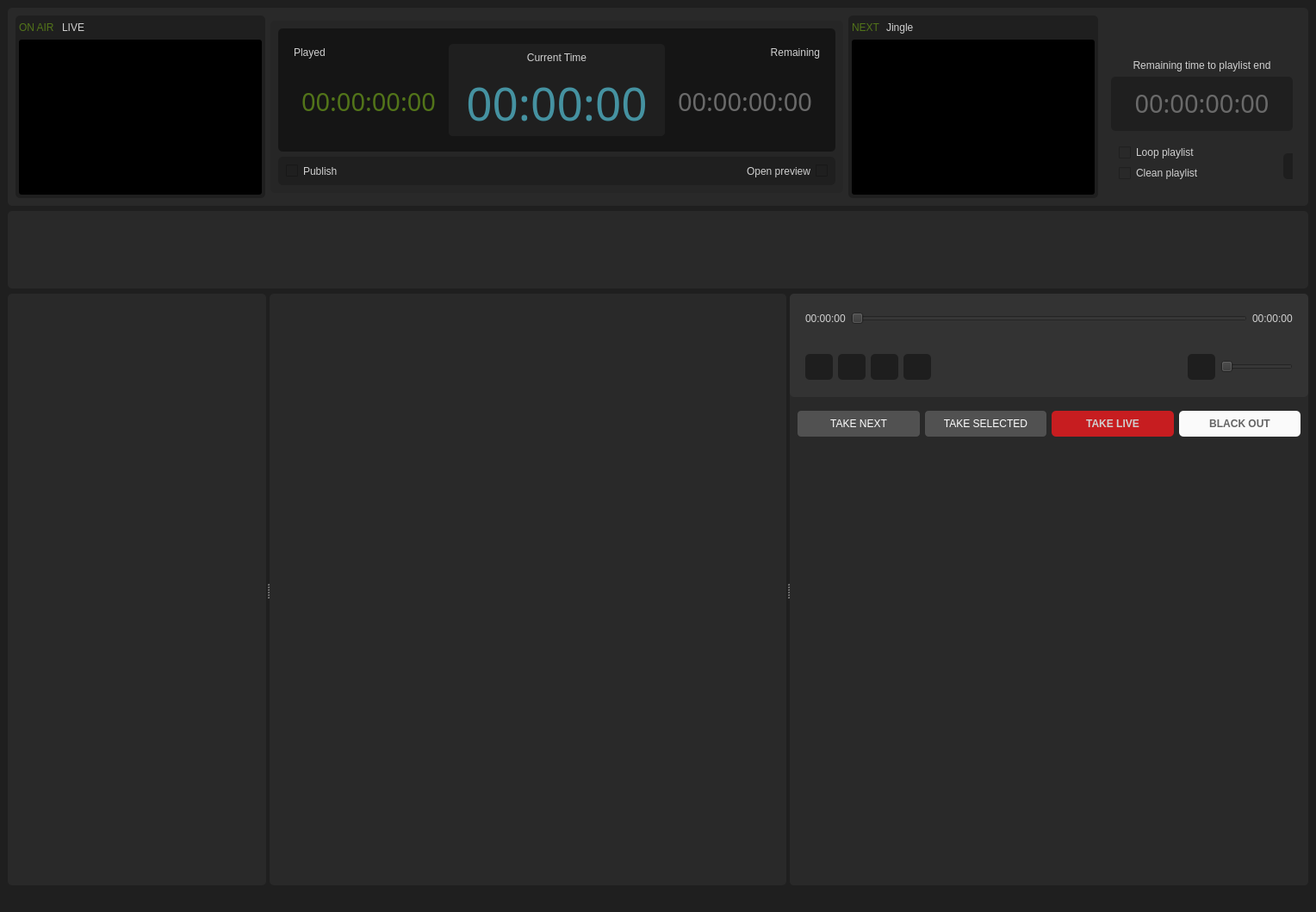
<?xml version="1.0" encoding="UTF-8"?>
<ui version="4.0">
 <class>MainWindow</class>
 <widget class="QMainWindow" name="MainWindow">
  <property name="geometry">
   <rect>
    <x>0</x>
    <y>0</y>
    <width>1528</width>
    <height>1059</height>
   </rect>
  </property>
  <property name="windowTitle">
   <string>MainWindow</string>
  </property>
  <property name="styleSheet">
   <string notr="true">background-color: rgb(31, 31, 31);
color: rgb(208, 208, 208);
border-radius: 5px;</string>
  </property>
  <widget class="QWidget" name="centralwidget">
   <layout class="QVBoxLayout" name="verticalLayout_10">
    <item>
     <widget class="QFrame" name="frame_2">
      <property name="minimumSize">
       <size>
        <width>1080</width>
        <height>230</height>
       </size>
      </property>
      <property name="maximumSize">
       <size>
        <width>16777215</width>
        <height>230</height>
       </size>
      </property>
      <property name="styleSheet">
       <string notr="true">background-color: rgb(41, 41, 41);</string>
      </property>
      <property name="frameShape">
       <enum>QFrame::Shape::StyledPanel</enum>
      </property>
      <property name="frameShadow">
       <enum>QFrame::Shadow::Raised</enum>
      </property>
      <layout class="QHBoxLayout" name="horizontalLayout">
       <item>
        <widget class="QWidget" name="widget_5" native="true">
         <property name="minimumSize">
          <size>
           <width>290</width>
           <height>164</height>
          </size>
         </property>
         <property name="maximumSize">
          <size>
           <width>290</width>
           <height>16777215</height>
          </size>
         </property>
         <property name="styleSheet">
          <string notr="true">background-color: rgb(31, 31, 31);
</string>
         </property>
         <layout class="QVBoxLayout" name="verticalLayout_28">
          <property name="leftMargin">
           <number>4</number>
          </property>
          <property name="topMargin">
           <number>4</number>
          </property>
          <property name="rightMargin">
           <number>4</number>
          </property>
          <property name="bottomMargin">
           <number>4</number>
          </property>
          <item>
           <widget class="QWidget" name="widget_15" native="true">
            <property name="maximumSize">
             <size>
              <width>16777215</width>
              <height>20</height>
             </size>
            </property>
            <widget class="QLabel" name="label_14">
             <property name="geometry">
              <rect>
               <x>0</x>
               <y>0</y>
               <width>41</width>
               <height>20</height>
              </rect>
             </property>
             <property name="minimumSize">
              <size>
               <width>0</width>
               <height>0</height>
              </size>
             </property>
             <property name="maximumSize">
              <size>
               <width>16777215</width>
               <height>20</height>
              </size>
             </property>
             <property name="styleSheet">
              <string notr="true">color: rgb(82, 116, 25);</string>
             </property>
             <property name="text">
              <string>ON AIR</string>
             </property>
            </widget>
            <widget class="QLabel" name="ongoing_title">
             <property name="geometry">
              <rect>
               <x>50</x>
               <y>0</y>
               <width>221</width>
               <height>20</height>
              </rect>
             </property>
             <property name="minimumSize">
              <size>
               <width>0</width>
               <height>20</height>
              </size>
             </property>
             <property name="maximumSize">
              <size>
               <width>221</width>
               <height>20</height>
              </size>
             </property>
             <property name="text">
              <string>LIVE</string>
             </property>
            </widget>
           </widget>
          </item>
          <item>
           <widget class="QGroupBox" name="video_live">
            <property name="minimumSize">
             <size>
              <width>282</width>
              <height>180</height>
             </size>
            </property>
            <property name="styleSheet">
             <string notr="true">background-color: rgb(0, 0, 0);border-radius: 3px;</string>
            </property>
            <property name="title">
             <string/>
            </property>
           </widget>
          </item>
         </layout>
        </widget>
       </item>
       <item>
        <widget class="QFrame" name="frame_7">
         <property name="minimumSize">
          <size>
           <width>600</width>
           <height>0</height>
          </size>
         </property>
         <property name="maximumSize">
          <size>
           <width>16777215</width>
           <height>200</height>
          </size>
         </property>
         <property name="autoFillBackground">
          <bool>false</bool>
         </property>
         <property name="styleSheet">
          <string notr="true">background-color: rgb(38, 38, 38);</string>
         </property>
         <property name="frameShape">
          <enum>QFrame::Shape::StyledPanel</enum>
         </property>
         <property name="frameShadow">
          <enum>QFrame::Shadow::Raised</enum>
         </property>
         <layout class="QVBoxLayout" name="verticalLayout_16">
          <item>
           <widget class="QWidget" name="widget_18" native="true">
            <property name="maximumSize">
             <size>
              <width>16777215</width>
              <height>16777215</height>
             </size>
            </property>
            <property name="styleSheet">
             <string notr="true">background-color: rgb(21, 21, 21);</string>
            </property>
            <layout class="QVBoxLayout" name="verticalLayout_32">
             <item>
              <widget class="QWidget" name="widget_8" native="true">
               <property name="styleSheet">
                <string notr="true"/>
               </property>
               <layout class="QHBoxLayout" name="horizontalLayout_8">
                <item>
                 <layout class="QVBoxLayout" name="verticalLayout_17">
                  <item>
                   <widget class="QLabel" name="label_10">
                    <property name="maximumSize">
                     <size>
                      <width>16777215</width>
                      <height>20</height>
                     </size>
                    </property>
                    <property name="text">
                     <string>Played</string>
                    </property>
                   </widget>
                  </item>
                  <item>
                   <widget class="QWidget" name="widget_11" native="true">
                    <property name="styleSheet">
                     <string notr="true">background-color: rgb(21, 21, 21);</string>
                    </property>
                    <layout class="QVBoxLayout" name="verticalLayout_4">
                     <item>
                      <widget class="QLabel" name="played_time_label">
                       <property name="font">
                        <font>
                         <family>Digital Dismay</family>
                         <pointsize>22</pointsize>
                        </font>
                       </property>
                       <property name="styleSheet">
                        <string notr="true">color: rgb(82, 116, 25);</string>
                       </property>
                       <property name="text">
                        <string>00:00:00:00</string>
                       </property>
                       <property name="alignment">
                        <set>Qt::AlignmentFlag::AlignCenter</set>
                       </property>
                      </widget>
                     </item>
                    </layout>
                   </widget>
                  </item>
                 </layout>
                </item>
                <item>
                 <widget class="QWidget" name="widget_10" native="true">
                  <property name="styleSheet">
                   <string notr="true">background-color: rgb(31, 31, 31);
</string>
                  </property>
                  <layout class="QVBoxLayout" name="verticalLayout_5">
                   <property name="leftMargin">
                    <number>0</number>
                   </property>
                   <property name="topMargin">
                    <number>0</number>
                   </property>
                   <property name="rightMargin">
                    <number>0</number>
                   </property>
                   <property name="bottomMargin">
                    <number>0</number>
                   </property>
                   <item>
                    <layout class="QVBoxLayout" name="verticalLayout_18">
                     <property name="topMargin">
                      <number>9</number>
                     </property>
                     <item>
                      <widget class="QLabel" name="label_11">
                       <property name="maximumSize">
                        <size>
                         <width>16777215</width>
                         <height>20</height>
                        </size>
                       </property>
                       <property name="text">
                        <string>Current Time</string>
                       </property>
                       <property name="alignment">
                        <set>Qt::AlignmentFlag::AlignCenter</set>
                       </property>
                      </widget>
                     </item>
                     <item>
                      <widget class="QWidget" name="widget_14" native="true">
                       <property name="styleSheet">
                        <string notr="true">background-color: rgb(31, 31, 31);
</string>
                       </property>
                       <layout class="QVBoxLayout" name="verticalLayout">
                        <property name="leftMargin">
                         <number>20</number>
                        </property>
                        <property name="rightMargin">
                         <number>20</number>
                        </property>
                        <item>
                         <widget class="QLabel" name="current_time_label">
                          <property name="font">
                           <font>
                            <family>Digital Dismay</family>
                            <pointsize>40</pointsize>
                           </font>
                          </property>
                          <property name="styleSheet">
                           <string notr="true">color: rgb(69, 146, 161);</string>
                          </property>
                          <property name="text">
                           <string>00:00:00</string>
                          </property>
                          <property name="alignment">
                           <set>Qt::AlignmentFlag::AlignCenter</set>
                          </property>
                         </widget>
                        </item>
                       </layout>
                      </widget>
                     </item>
                    </layout>
                   </item>
                  </layout>
                 </widget>
                </item>
                <item>
                 <layout class="QVBoxLayout" name="verticalLayout_19">
                  <item>
                   <widget class="QLabel" name="label_12">
                    <property name="maximumSize">
                     <size>
                      <width>16777215</width>
                      <height>20</height>
                     </size>
                    </property>
                    <property name="text">
                     <string>Remaining</string>
                    </property>
                    <property name="alignment">
                     <set>Qt::AlignmentFlag::AlignRight|Qt::AlignmentFlag::AlignTrailing|Qt::AlignmentFlag::AlignVCenter</set>
                    </property>
                   </widget>
                  </item>
                  <item>
                   <widget class="QWidget" name="widget_12" native="true">
                    <property name="styleSheet">
                     <string notr="true">background-color: rgb(21, 21, 21);</string>
                    </property>
                    <layout class="QVBoxLayout" name="verticalLayout_3">
                     <item>
                      <widget class="QLabel" name="remaining_time_label">
                       <property name="font">
                        <font>
                         <family>Digital Dismay</family>
                         <pointsize>22</pointsize>
                        </font>
                       </property>
                       <property name="styleSheet">
                        <string notr="true">color: rgb(106, 106, 106);</string>
                       </property>
                       <property name="text">
                        <string>00:00:00:00</string>
                       </property>
                       <property name="alignment">
                        <set>Qt::AlignmentFlag::AlignCenter</set>
                       </property>
                      </widget>
                     </item>
                    </layout>
                   </widget>
                  </item>
                 </layout>
                </item>
               </layout>
              </widget>
             </item>
            </layout>
           </widget>
          </item>
          <item>
           <widget class="QWidget" name="widget_7" native="true">
            <property name="maximumSize">
             <size>
              <width>16777215</width>
              <height>50</height>
             </size>
            </property>
            <property name="styleSheet">
             <string notr="true">background-color: rgb(31, 31, 31);
</string>
            </property>
            <layout class="QHBoxLayout" name="horizontalLayout_5">
             <item>
              <widget class="QCheckBox" name="publish_live">
               <property name="text">
                <string>Publish</string>
               </property>
              </widget>
             </item>
             <item>
              <widget class="QCheckBox" name="open_preview">
               <property name="layoutDirection">
                <enum>Qt::LayoutDirection::RightToLeft</enum>
               </property>
               <property name="text">
                <string>Open preview</string>
               </property>
              </widget>
             </item>
            </layout>
           </widget>
          </item>
         </layout>
        </widget>
       </item>
       <item>
        <widget class="QWidget" name="widget_6" native="true">
         <property name="minimumSize">
          <size>
           <width>290</width>
           <height>0</height>
          </size>
         </property>
         <property name="maximumSize">
          <size>
           <width>290</width>
           <height>16777215</height>
          </size>
         </property>
         <property name="styleSheet">
          <string notr="true">background-color: rgb(31, 31, 31);
</string>
         </property>
         <layout class="QVBoxLayout" name="verticalLayout_29">
          <property name="spacing">
           <number>4</number>
          </property>
          <property name="leftMargin">
           <number>4</number>
          </property>
          <property name="topMargin">
           <number>4</number>
          </property>
          <property name="rightMargin">
           <number>4</number>
          </property>
          <property name="bottomMargin">
           <number>4</number>
          </property>
          <item>
           <widget class="QWidget" name="widget_16" native="true">
            <property name="maximumSize">
             <size>
              <width>16777215</width>
              <height>20</height>
             </size>
            </property>
            <widget class="QLabel" name="label_15">
             <property name="geometry">
              <rect>
               <x>0</x>
               <y>0</y>
               <width>41</width>
               <height>20</height>
              </rect>
             </property>
             <property name="minimumSize">
              <size>
               <width>0</width>
               <height>0</height>
              </size>
             </property>
             <property name="maximumSize">
              <size>
               <width>16777215</width>
               <height>20</height>
              </size>
             </property>
             <property name="styleSheet">
              <string notr="true">color: rgb(82, 116, 25);</string>
             </property>
             <property name="text">
              <string>NEXT</string>
             </property>
            </widget>
            <widget class="QLabel" name="next_title">
             <property name="geometry">
              <rect>
               <x>40</x>
               <y>0</y>
               <width>221</width>
               <height>20</height>
              </rect>
             </property>
             <property name="minimumSize">
              <size>
               <width>0</width>
               <height>0</height>
              </size>
             </property>
             <property name="maximumSize">
              <size>
               <width>221</width>
               <height>20</height>
              </size>
             </property>
             <property name="text">
              <string>Jingle</string>
             </property>
            </widget>
           </widget>
          </item>
          <item>
           <widget class="QGroupBox" name="video_preview">
            <property name="minimumSize">
             <size>
              <width>282</width>
              <height>180</height>
             </size>
            </property>
            <property name="styleSheet">
             <string notr="true">background-color: rgb(0, 0, 0);border-radius: 3px;</string>
            </property>
            <property name="title">
             <string/>
            </property>
           </widget>
          </item>
         </layout>
        </widget>
       </item>
       <item>
        <layout class="QVBoxLayout" name="verticalLayout_20">
         <item>
          <widget class="QLabel" name="label_13">
           <property name="minimumSize">
            <size>
             <width>0</width>
             <height>0</height>
            </size>
           </property>
           <property name="maximumSize">
            <size>
             <width>16777215</width>
             <height>65</height>
            </size>
           </property>
           <property name="text">
            <string>Remaining time to playlist end</string>
           </property>
           <property name="alignment">
            <set>Qt::AlignmentFlag::AlignBottom|Qt::AlignmentFlag::AlignHCenter</set>
           </property>
          </widget>
         </item>
         <item>
          <widget class="QWidget" name="widget_9" native="true">
           <property name="maximumSize">
            <size>
             <width>290</width>
             <height>200</height>
            </size>
           </property>
           <layout class="QVBoxLayout" name="verticalLayout_8">
            <property name="topMargin">
             <number>0</number>
            </property>
            <item>
             <widget class="QWidget" name="widget_19" native="true">
              <property name="maximumSize">
               <size>
                <width>16777215</width>
                <height>16777215</height>
               </size>
              </property>
              <property name="styleSheet">
               <string notr="true">background-color: rgb(31, 31, 31);
</string>
              </property>
              <layout class="QVBoxLayout" name="verticalLayout_7">
               <property name="leftMargin">
                <number>9</number>
               </property>
               <property name="topMargin">
                <number>0</number>
               </property>
               <property name="rightMargin">
                <number>9</number>
               </property>
               <property name="bottomMargin">
                <number>0</number>
               </property>
               <item>
                <widget class="QLabel" name="remaining_time_label_2">
                 <property name="maximumSize">
                  <size>
                   <width>16777215</width>
                   <height>60</height>
                  </size>
                 </property>
                 <property name="font">
                  <font>
                   <family>Digital Dismay</family>
                   <pointsize>22</pointsize>
                  </font>
                 </property>
                 <property name="styleSheet">
                  <string notr="true">color: rgb(106, 106, 106);</string>
                 </property>
                 <property name="text">
                  <string>00:00:00:00</string>
                 </property>
                 <property name="alignment">
                  <set>Qt::AlignmentFlag::AlignCenter</set>
                 </property>
                </widget>
               </item>
              </layout>
             </widget>
            </item>
            <item>
             <widget class="QWidget" name="widget_20" native="true">
              <property name="maximumSize">
               <size>
                <width>16777215</width>
                <height>150</height>
               </size>
              </property>
              <widget class="QCheckBox" name="loop_checkbox">
               <property name="geometry">
                <rect>
                 <x>9</x>
                 <y>11</y>
                 <width>91</width>
                 <height>16</height>
                </rect>
               </property>
               <property name="font">
                <font>
                 <italic>false</italic>
                 <bold>false</bold>
                 <underline>false</underline>
                 <strikeout>false</strikeout>
                </font>
               </property>
               <property name="autoFillBackground">
                <bool>false</bool>
               </property>
               <property name="text">
                <string>Loop playlist</string>
               </property>
              </widget>
              <widget class="QCheckBox" name="autoCleanPlaylist">
               <property name="geometry">
                <rect>
                 <x>9</x>
                 <y>35</y>
                 <width>94</width>
                 <height>16</height>
                </rect>
               </property>
               <property name="text">
                <string>Clean playlist</string>
               </property>
              </widget>
              <widget class="QPushButton" name="btn_setting">
               <property name="geometry">
                <rect>
                 <x>200</x>
                 <y>20</y>
                 <width>30</width>
                 <height>30</height>
                </rect>
               </property>
               <property name="minimumSize">
                <size>
                 <width>30</width>
                 <height>30</height>
                </size>
               </property>
               <property name="autoFillBackground">
                <bool>false</bool>
               </property>
               <property name="styleSheet">
                <string notr="true">background-color: rgb(30, 30, 30);
border-color: rgb(57, 57, 57);color: rgb(173, 173, 173);</string>
               </property>
               <property name="text">
                <string/>
               </property>
              </widget>
             </widget>
            </item>
           </layout>
          </widget>
         </item>
        </layout>
       </item>
      </layout>
     </widget>
    </item>
    <item>
     <widget class="QWidget" name="widget_4" native="true">
      <property name="minimumSize">
       <size>
        <width>0</width>
        <height>90</height>
       </size>
      </property>
      <property name="maximumSize">
       <size>
        <width>16777215</width>
        <height>90</height>
       </size>
      </property>
      <property name="styleSheet">
       <string notr="true">background-color: rgb(41, 41, 41);</string>
      </property>
      <layout class="QHBoxLayout" name="horizontalLayout_4">
       <item>
        <layout class="QHBoxLayout" name="layout_timeline"/>
       </item>
      </layout>
     </widget>
    </item>
    <item>
     <widget class="QSplitter" name="splitter_2">
      <property name="orientation">
       <enum>Qt::Orientation::Vertical</enum>
      </property>
      <widget class="QSplitter" name="splitter">
       <property name="orientation">
        <enum>Qt::Orientation::Horizontal</enum>
       </property>
       <widget class="QWidget" name="widget" native="true">
        <property name="sizePolicy">
         <sizepolicy hsizetype="Preferred" vsizetype="Preferred">
          <horstretch>0</horstretch>
          <verstretch>0</verstretch>
         </sizepolicy>
        </property>
        <property name="minimumSize">
         <size>
          <width>250</width>
          <height>0</height>
         </size>
        </property>
        <property name="maximumSize">
         <size>
          <width>300</width>
          <height>16777215</height>
         </size>
        </property>
        <property name="styleSheet">
         <string notr="true">background-color: rgb(41, 41, 41);</string>
        </property>
       </widget>
       <widget class="QWidget" name="widget_13" native="true">
        <property name="minimumSize">
         <size>
          <width>600</width>
          <height>0</height>
         </size>
        </property>
        <property name="styleSheet">
         <string notr="true">background-color: rgb(41, 41, 41);</string>
        </property>
        <layout class="QVBoxLayout" name="verticalLayout_2">
         <property name="spacing">
          <number>5</number>
         </property>
         <property name="leftMargin">
          <number>5</number>
         </property>
         <property name="topMargin">
          <number>5</number>
         </property>
         <property name="rightMargin">
          <number>5</number>
         </property>
         <property name="bottomMargin">
          <number>5</number>
         </property>
         <item>
          <layout class="QVBoxLayout" name="layout_playlist"/>
         </item>
        </layout>
       </widget>
       <widget class="QWidget" name="widget_3" native="true">
        <property name="minimumSize">
         <size>
          <width>600</width>
          <height>0</height>
         </size>
        </property>
        <property name="maximumSize">
         <size>
          <width>900</width>
          <height>16777215</height>
         </size>
        </property>
        <property name="styleSheet">
         <string notr="true">background-color: rgb(41, 41, 41);</string>
        </property>
        <layout class="QVBoxLayout" name="verticalLayout_31">
         <item>
          <widget class="QFrame" name="preview_control">
           <property name="minimumSize">
            <size>
             <width>0</width>
             <height>120</height>
            </size>
           </property>
           <property name="maximumSize">
            <size>
             <width>16777215</width>
             <height>120</height>
            </size>
           </property>
           <property name="styleSheet">
            <string notr="true">background-color: rgb(51, 51, 51);</string>
           </property>
           <property name="frameShape">
            <enum>QFrame::Shape::StyledPanel</enum>
           </property>
           <property name="frameShadow">
            <enum>QFrame::Shadow::Raised</enum>
           </property>
           <layout class="QVBoxLayout" name="verticalLayout_30">
            <item>
             <widget class="QFrame" name="frame_14">
              <property name="minimumSize">
               <size>
                <width>0</width>
                <height>40</height>
               </size>
              </property>
              <property name="maximumSize">
               <size>
                <width>16777215</width>
                <height>40</height>
               </size>
              </property>
              <property name="frameShape">
               <enum>QFrame::Shape::StyledPanel</enum>
              </property>
              <property name="frameShadow">
               <enum>QFrame::Shadow::Raised</enum>
              </property>
              <layout class="QHBoxLayout" name="horizontalLayout_14">
               <item>
                <widget class="QLabel" name="label_current_time">
                 <property name="font">
                  <font>
                   <pointsize>9</pointsize>
                   <bold>false</bold>
                  </font>
                 </property>
                 <property name="text">
                  <string>00:00:00</string>
                 </property>
                </widget>
               </item>
               <item>
                <widget class="QSlider" name="horizontalSlider_duration">
                 <property name="styleSheet">
                  <string notr="true">color: rgb(69, 146, 161);</string>
                 </property>
                 <property name="orientation">
                  <enum>Qt::Orientation::Horizontal</enum>
                 </property>
                </widget>
               </item>
               <item>
                <widget class="QLabel" name="label_total_time">
                 <property name="font">
                  <font>
                   <pointsize>9</pointsize>
                   <bold>false</bold>
                  </font>
                 </property>
                 <property name="text">
                  <string>00:00:00</string>
                 </property>
                </widget>
               </item>
              </layout>
             </widget>
            </item>
            <item>
             <widget class="QFrame" name="frame_15">
              <property name="minimumSize">
               <size>
                <width>100</width>
                <height>60</height>
               </size>
              </property>
              <property name="maximumSize">
               <size>
                <width>16777215</width>
                <height>60</height>
               </size>
              </property>
              <property name="frameShape">
               <enum>QFrame::Shape::StyledPanel</enum>
              </property>
              <property name="frameShadow">
               <enum>QFrame::Shadow::Raised</enum>
              </property>
              <layout class="QHBoxLayout" name="horizontalLayout_15">
               <item>
                <widget class="QPushButton" name="pushButton_seekb">
                 <property name="minimumSize">
                  <size>
                   <width>30</width>
                   <height>30</height>
                  </size>
                 </property>
                 <property name="autoFillBackground">
                  <bool>false</bool>
                 </property>
                 <property name="styleSheet">
                  <string notr="true">background-color: rgb(30, 30, 30);
border-color: rgb(57, 57, 57);color: rgb(173, 173, 173);</string>
                 </property>
                 <property name="text">
                  <string/>
                 </property>
                </widget>
               </item>
               <item>
                <widget class="QPushButton" name="pushButton_playpause">
                 <property name="minimumSize">
                  <size>
                   <width>30</width>
                   <height>30</height>
                  </size>
                 </property>
                 <property name="autoFillBackground">
                  <bool>false</bool>
                 </property>
                 <property name="styleSheet">
                  <string notr="true">background-color: rgb(30, 30, 30);
border-color: rgb(57, 57, 57);color: rgb(173, 173, 173);</string>
                 </property>
                 <property name="text">
                  <string/>
                 </property>
                </widget>
               </item>
               <item>
                <widget class="QPushButton" name="pushButton_stop">
                 <property name="minimumSize">
                  <size>
                   <width>30</width>
                   <height>30</height>
                  </size>
                 </property>
                 <property name="autoFillBackground">
                  <bool>false</bool>
                 </property>
                 <property name="styleSheet">
                  <string notr="true">background-color: rgb(30, 30, 30);
border-color: rgb(57, 57, 57);color: rgb(173, 173, 173);</string>
                 </property>
                 <property name="text">
                  <string/>
                 </property>
                </widget>
               </item>
               <item>
                <widget class="QPushButton" name="pushButton_seekf">
                 <property name="minimumSize">
                  <size>
                   <width>30</width>
                   <height>30</height>
                  </size>
                 </property>
                 <property name="autoFillBackground">
                  <bool>false</bool>
                 </property>
                 <property name="styleSheet">
                  <string notr="true">background-color: rgb(30, 30, 30);
border-color: rgb(57, 57, 57);
color: rgb(173, 173, 173);</string>
                 </property>
                 <property name="text">
                  <string/>
                 </property>
                </widget>
               </item>
               <item>
                <spacer name="horizontalSpacer_12">
                 <property name="orientation">
                  <enum>Qt::Orientation::Horizontal</enum>
                 </property>
                 <property name="sizeType">
                  <enum>QSizePolicy::Policy::Expanding</enum>
                 </property>
                 <property name="sizeHint" stdset="0">
                  <size>
                   <width>60</width>
                   <height>20</height>
                  </size>
                 </property>
                </spacer>
               </item>
               <item>
                <widget class="QPushButton" name="pushButton_volume">
                 <property name="minimumSize">
                  <size>
                   <width>30</width>
                   <height>30</height>
                  </size>
                 </property>
                 <property name="autoFillBackground">
                  <bool>false</bool>
                 </property>
                 <property name="styleSheet">
                  <string notr="true">background-color: rgb(30, 30, 30);
border-color: rgb(57, 57, 57);color: rgb(173, 173, 173);</string>
                 </property>
                 <property name="text">
                  <string/>
                 </property>
                </widget>
               </item>
               <item>
                <widget class="QSlider" name="horizontalSlider_volume">
                 <property name="sizePolicy">
                  <sizepolicy hsizetype="Preferred" vsizetype="Fixed">
                   <horstretch>0</horstretch>
                   <verstretch>0</verstretch>
                  </sizepolicy>
                 </property>
                 <property name="accessibleIdentifier">
                  <string>color: rgb(69, 146, 161);</string>
                 </property>
                 <property name="orientation">
                  <enum>Qt::Orientation::Horizontal</enum>
                 </property>
                </widget>
               </item>
              </layout>
             </widget>
            </item>
           </layout>
          </widget>
         </item>
         <item>
          <widget class="QWidget" name="playout_control" native="true">
           <property name="maximumSize">
            <size>
             <width>16777215</width>
             <height>50</height>
            </size>
           </property>
           <layout class="QVBoxLayout" name="verticalLayout_6">
            <property name="leftMargin">
             <number>0</number>
            </property>
            <property name="topMargin">
             <number>0</number>
            </property>
            <property name="rightMargin">
             <number>0</number>
            </property>
            <property name="bottomMargin">
             <number>0</number>
            </property>
            <item>
             <widget class="QWidget" name="widget_17" native="true">
              <property name="styleSheet">
               <string notr="true"/>
              </property>
              <layout class="QHBoxLayout" name="horizontalLayout_2">
               <item>
                <widget class="QPushButton" name="btn_take_next">
                 <property name="minimumSize">
                  <size>
                   <width>0</width>
                   <height>30</height>
                  </size>
                 </property>
                 <property name="autoFillBackground">
                  <bool>false</bool>
                 </property>
                 <property name="styleSheet">
                  <string notr="true">

QPushButton {
        background-color: #515151;
        color: white;
        border-radius: 4px;
        padding: 4px 12px;
    }
    QPushButton:disabled {
        background-color: #353535;
        color: #666666;
    }</string>
                 </property>
                 <property name="text">
                  <string>TAKE NEXT</string>
                 </property>
                </widget>
               </item>
               <item>
                <widget class="QPushButton" name="btn_take_selected">
                 <property name="minimumSize">
                  <size>
                   <width>0</width>
                   <height>30</height>
                  </size>
                 </property>
                 <property name="autoFillBackground">
                  <bool>false</bool>
                 </property>
                 <property name="styleSheet">
                  <string notr="true">

QPushButton {
        background-color: #515151;
        color: white;
        border-radius: 4px;
        padding: 4px 12px;
    }
    QPushButton:disabled {
        background-color: #353535;
        color: #666666;
    }</string>
                 </property>
                 <property name="text">
                  <string>TAKE SELECTED</string>
                 </property>
                </widget>
               </item>
               <item>
                <widget class="QPushButton" name="btn_take_live">
                 <property name="minimumSize">
                  <size>
                   <width>0</width>
                   <height>30</height>
                  </size>
                 </property>
                 <property name="font">
                  <font>
                   <bold>true</bold>
                  </font>
                 </property>
                 <property name="autoFillBackground">
                  <bool>false</bool>
                 </property>
                 <property name="styleSheet">
                  <string notr="true">border-color: rgb(57, 57, 57);
background-color: rgb(199, 29, 32);</string>
                 </property>
                 <property name="text">
                  <string>TAKE LIVE</string>
                 </property>
                </widget>
               </item>
               <item>
                <widget class="QPushButton" name="btn_blackOut">
                 <property name="minimumSize">
                  <size>
                   <width>0</width>
                   <height>30</height>
                  </size>
                 </property>
                 <property name="font">
                  <font>
                   <bold>true</bold>
                  </font>
                 </property>
                 <property name="autoFillBackground">
                  <bool>false</bool>
                 </property>
                 <property name="styleSheet">
                  <string notr="true">background-color: rgb(250, 250, 250);
border-color: rgb(57, 57, 57);
color: rgb(99, 99, 99);</string>
                 </property>
                 <property name="text">
                  <string>BLACK OUT</string>
                 </property>
                </widget>
               </item>
              </layout>
             </widget>
            </item>
           </layout>
          </widget>
         </item>
         <item>
          <widget class="QWidget" name="widget_2" native="true"/>
         </item>
        </layout>
       </widget>
      </widget>
     </widget>
    </item>
   </layout>
  </widget>
  <widget class="QMenuBar" name="menubar">
   <property name="geometry">
    <rect>
     <x>0</x>
     <y>0</y>
     <width>1528</width>
     <height>18</height>
    </rect>
   </property>
  </widget>
  <widget class="QStatusBar" name="statusbar"/>
 </widget>
 <resources/>
 <connections/>
</ui>
